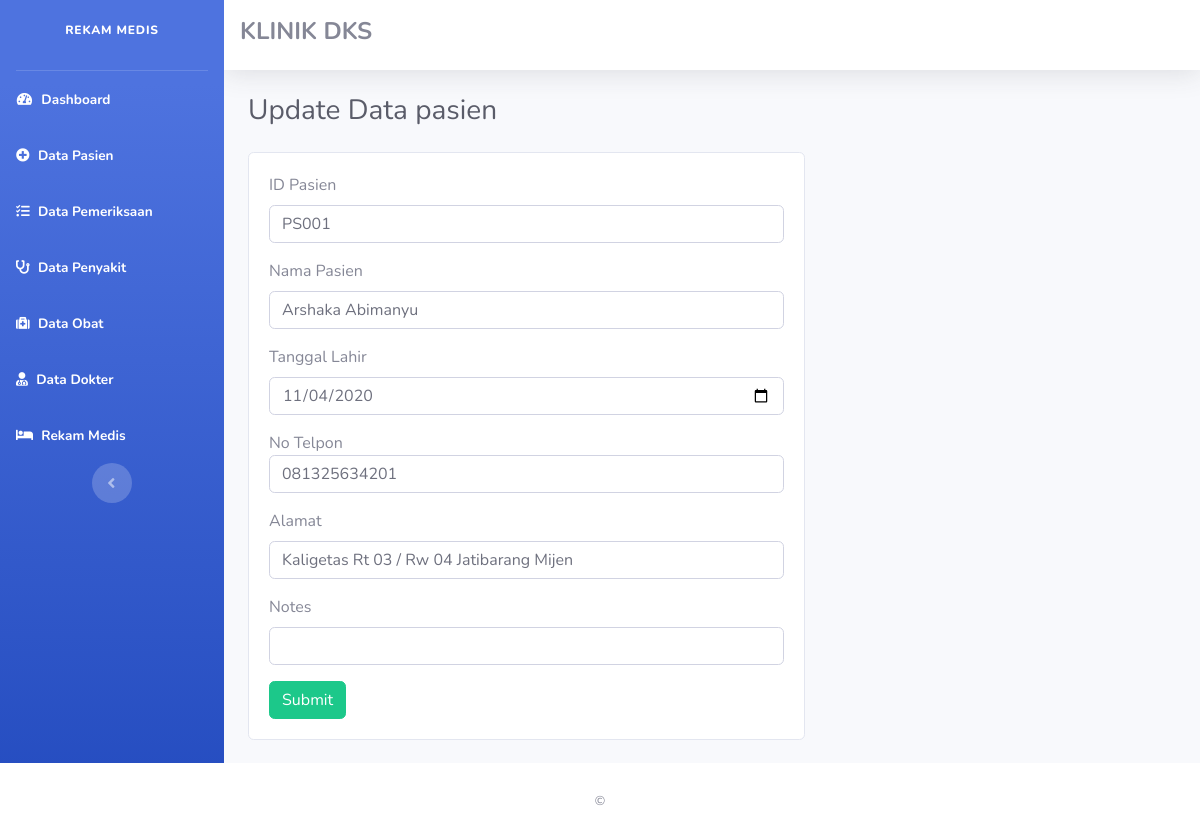
The app's page /Data_pasien/update_data/PS001 with its own data.
### tables this page shows
CREATE TABLE `data_pasien` (
  `id_pasien` varchar(8) NOT NULL,
  `nama_pasien` varchar(40) NOT NULL,
  `tanggal_lahir` date NOT NULL,
  `no_telp` varchar(13) NOT NULL,
  `alamat` varchar(40) NOT NULL,
  `notes` varchar(50) DEFAULT NULL
);

### application/controllers/Data_pasien.php (called while the page is built, shortened)
<?php
class Data_pasien extends CI_Controller {
    public function update_data($id)
    {
        $data['pasien'] = $this->db->query("SELECT * FROM data_pasien WHERE id_pasien='$id'")->result();
        $data['title'] = "Update Data pasien";
        $this->load->view('templates/Header',$data);
        $this->load->view('templates/Sidebar');
        $this->load->view('Update_data_pasien',$data);
        $this->load->view('templates/Footer');
    }
}
?>

### index.php (called while the page is built, shortened)
<?php
require_once BASEPATH.'core/CodeIgniter.php';

### application/views/Update_data_pasien.php (the view, shortened to what this page needs)
<div class="container-fluid">
<div class="d-sm-flex align-items-center justify-content-between mb-4">
    <h1 class="h3 mb-0 text-gray-800"><?php echo $title ?></h1>
</div>
<div class="card" style="width : 60%; margin-bottom :100px">
<div class="card-body">
<?php foreach ($pasien as $pem); ?>
<form method="POST" action="<?php echo base_url('Data_pasien/update_data_aksi') ?>">
<div class="form-group">
<label> ID Pasien </label>
<input type="text" name="id_pasien" class="form-control" value="<?php echo $pem->id_pasien ?>">
</div>
<div class="form-group">
<label> Nama Pasien </label>
<input type="text" name="nama_pasien" class="form-control" value="<?php echo $pem->nama_pasien ?>">
</div>
<div class="form-group">
<label> Tanggal Lahir </label>
<input type="date" name="tanggal_lahir" class="form-control" value="<?php echo $pem->tanggal_lahir ?>">
</div>
<div class="form-group">
<labe> No Telpon </label>
<input type="text" name="no_telp" class="form-control" value="<?php echo $pem->no_telp ?>">
</div>
<div class="form-group">
<label> Alamat </label>
<input type="text" name="alamat" class="form-control" value="<?php echo $pem->alamat ?>">
</div>
<div class="form-group">
<label> Notes </label>
<input type="text" name="notes" class="form-control" value="<?php echo $pem->notes ?>">
</div>
<button type="submit" class="btn btn-success">Submit</button>
</form>
</div>
</div>
</div>

### records on screen
data_pasien: id_pasien "PS001", nama_pasien "Arshaka Abimanyu", tanggal_lahir "11/04/2020", no_telp "081325634201", alamat "Kaligetas Rt 03 / Rw 04 Jatibarang Mijen"

### other values on screen
$title "Update Data pasien"
